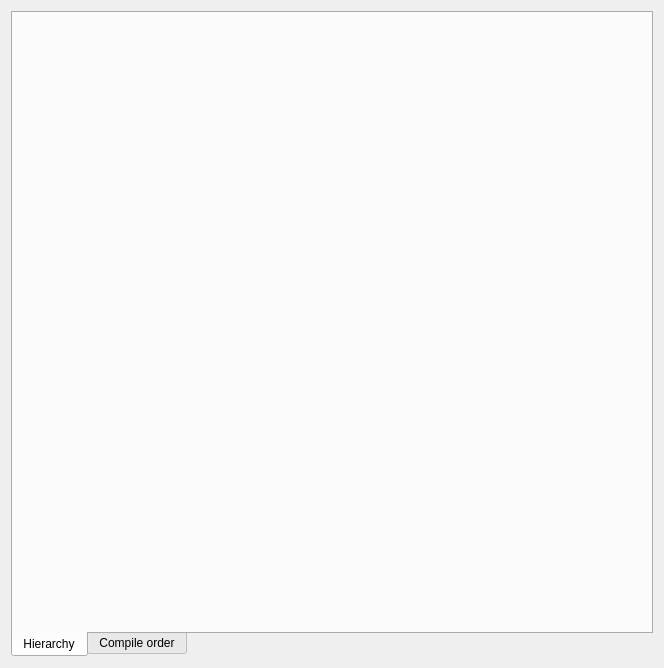
<?xml version="1.0" encoding="UTF-8"?>
<ui version="4.0">
 <class>SourcesForm</class>
 <widget class="QWidget" name="SourcesForm">
  <property name="geometry">
   <rect>
    <x>0</x>
    <y>0</y>
    <width>664</width>
    <height>668</height>
   </rect>
  </property>
  <property name="windowTitle">
   <string>Form</string>
  </property>
  <layout class="QVBoxLayout" name="verticalLayout">
   <item>
    <widget class="QTabWidget" name="m_tabWidget">
     <property name="tabPosition">
      <enum>QTabWidget::South</enum>
     </property>
     <property name="currentIndex">
      <number>0</number>
     </property>
     <widget class="QWidget" name="m_tabHierarchy">
      <attribute name="title">
       <string>Hierarchy</string>
      </attribute>
     </widget>
     <widget class="QWidget" name="m_tabOrder">
      <attribute name="title">
       <string>Compile order</string>
      </attribute>
     </widget>
    </widget>
   </item>
  </layout>
 </widget>
 <resources/>
 <connections/>
</ui>
